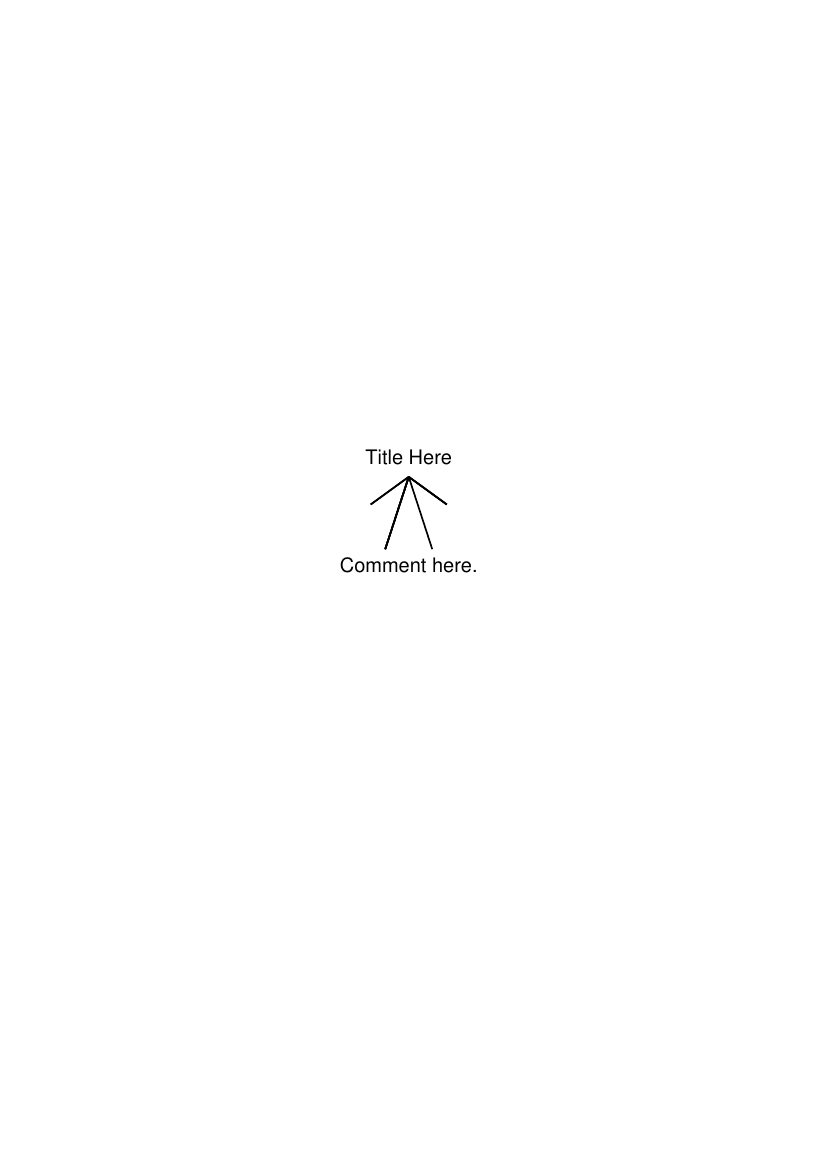

The script that saved this image:
from reportlab.pdfgen.canvas import Canvas
from reportlab.lib.units import inch, cm
from reportlab.lib.pagesizes import A4
from math import pi, cos, sin


def translate(canvas):
    canvas.translate(2*cm, 12*cm)


def scale(canvas):
    canvas.scale(1.2, 1.2)


def star(canvas, title="Title Here", aka="Comment here.", xcenter=None, ycenter=None, nvertices=5):

    radius = inch/3

    if xcenter is None:
        xcenter = 2.75*inch

    if ycenter is None:
        ycenter = 1.5*inch

    canvas.drawCentredString(xcenter, ycenter+1.3*radius, title)
    canvas.drawCentredString(xcenter, ycenter-1.4*radius, aka)
    p = canvas.beginPath()
    p.moveTo(xcenter, ycenter+radius)

    angle = (2*pi)*2/5.0
    startangle = pi/2.0

    for vertex in range(nvertices - 1):
        nextangle = angle*(vertex + 1) + startangle
        x = xcenter + radius*cos(nextangle)
        y = ycenter + radius*sin(nextangle)
        p.lineTo(x, y)
        if nvertices == 5:
            p.close()
        canvas.drawPath(p)


if __name__ == '__main__':
    pdf = Canvas(filename="star.pdf", pagesize=A4)
    translate(pdf)
    scale(pdf)
    star(pdf)
    pdf.showPage()
    pdf.save()
